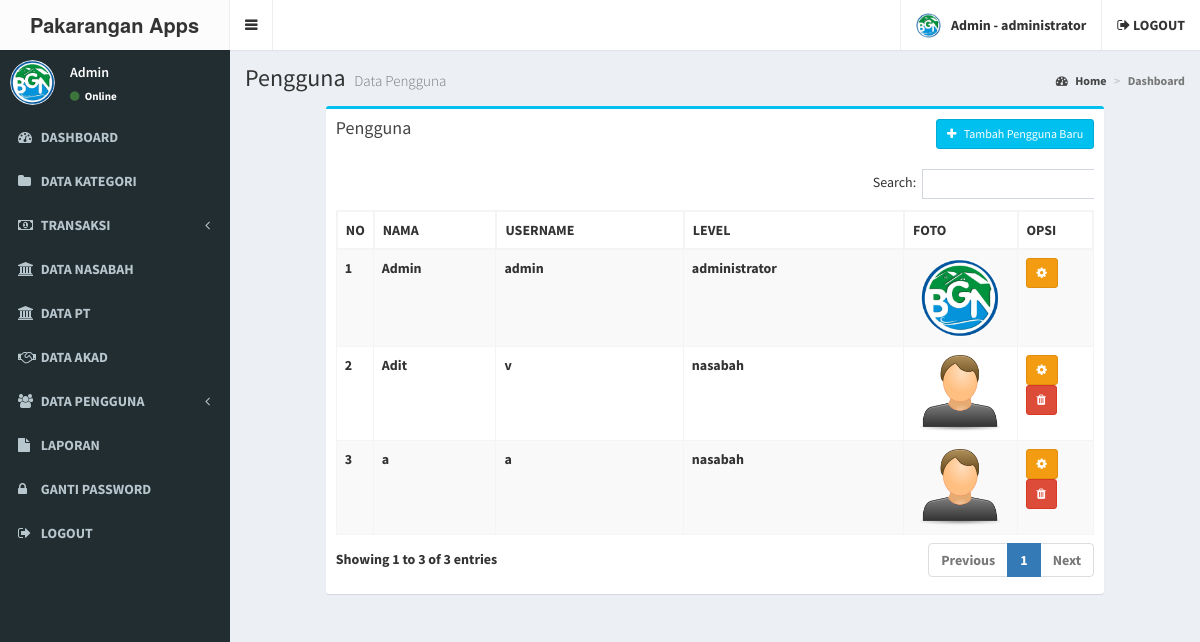
The page /admin/user.php (signed in) on the database its author committed.
### tables this page shows
CREATE TABLE IF NOT EXISTS `user` (
  `user_id` int(11) NOT NULL AUTO_INCREMENT,
  `user_nama` varchar(100) NOT NULL,
  `user_username` varchar(100) NOT NULL,
  `user_password` varchar(100) NOT NULL,
  `user_foto` varchar(100) DEFAULT NULL,
  `user_level` varchar(20) NOT NULL,
  PRIMARY KEY (`user_id`)
);

### admin/user.php (the view)
<?php include 'header.php'; ?>
<div class="content-wrapper">
  <section class="content-header">
    <h1>
      Pengguna
      <small>Data Pengguna</small>
    </h1>
    <ol class="breadcrumb">
      <li><a href="#"><i class="fa fa-dashboard"></i> Home</a></li>
      <li class="active">Dashboard</li>
    </ol>
  </section>
  <section class="content">
    <div class="row">
      <section class="col-lg-10 col-lg-offset-1">
        <div class="box box-info">
          <div class="box-header">
            <h3 class="box-title">Pengguna</h3>
            <a href="user_tambah.php" class="btn btn-info btn-sm pull-right"><i class="fa fa-plus"></i> &nbsp Tambah Pengguna Baru</a>
          </div>
          <div class="box-body">
            <div class="table-responsive">
              <table class="table table-bordered table-striped" id="table-datatable">
                <thead>
                  <tr>
                    <th width="1%">NO</th>
                    <th>NAMA</th>
                    <th>USERNAME</th>
                    <th>LEVEL</th>
                    <th width="15%">FOTO</th>
                    <th width="10%">OPSI</th>
                  </tr>
                </thead>
                <tbody>
                  <?php
                  include '../koneksi.php';
                  $no=1;
                  $data = mysqli_query($koneksi,"SELECT * FROM user");
                  while($d = mysqli_fetch_array($data)){
                    ?>
                    <tr>
                      <td><?php echo $no++; ?></td>
                      <td><?php echo $d['user_nama']; ?></td>
                      <td><?php echo $d['user_username']; ?></td>
                      <td><?php echo $d['user_level']; ?></td>
                      <td>
                        <center>
                          <?php if($d['user_foto'] == ""){ ?>
                            <img src="../gambar/sistem/user.png" style="width: 80px;height: auto">
                          <?php }else{ ?>
                            <img src="../gambar/user/<?php echo $d['user_foto'] ?>" style="width: 80px;height: auto">
                          <?php } ?>
                        </center>
                      </td>
                      <td>
                        <a class="btn btn-warning btn-sm" href="user_edit.php?id=<?php echo $d['user_id'] ?>"><i class="fa fa-cog"></i></a>
                        <?php if($d['user_id'] != 1){ ?>
                          <a class="btn btn-danger btn-sm" href="user_hapus.php?id=<?php echo $d['user_id'] ?>"><i class="fa fa-trash"></i></a>
                        <?php } ?>
                      </td>
                    </tr>
                    <?php
                  }
                  ?>
                </tbody>
              </table>
            </div>
          </div>
        </div>
      </section>
    </div>
  </section>
</div>
<?php include 'footer.php'; ?>

### admin/header.php (shortened to what this page needs)
<!DOCTYPE html>
<html>
<head>
  <link rel="stylesheet" href="../assets/bower_components/bootstrap/dist/css/bootstrap.min.css">
  <link rel="stylesheet" href="../assets/bower_components/font-awesome/css/font-awesome.min.css">
  <link rel="stylesheet" href="../assets/bower_components/Ionicons/css/ionicons.min.css">
  <link rel="stylesheet" href="../assets/dist/css/AdminLTE.min.css">
  <link rel="stylesheet" href="../assets/bower_components/datatables.net-bs/css/dataTables.bootstrap.min.css">
  <link rel="stylesheet" href="../assets/css/main.css">
  <link rel="stylesheet" href="../assets/dist/css/skins/_all-skins.min.css">
  <link rel="stylesheet" href="../assets/bower_components/morris.js/morris.css">
  <link rel="stylesheet" href="../assets/bower_components/jvectormap/jquery-jvectormap.css">
  <link rel="stylesheet" href="../assets/bower_components/bootstrap-datepicker/dist/css/bootstrap-datepicker.min.css">
  <link rel="stylesheet" href="../assets/bower_components/bootstrap-daterangepicker/daterangepicker.css">
  <link rel="stylesheet" href="../assets/plugins/bootstrap-wysihtml5/bootstrap3-wysihtml5.min.css">
  <?php
  include '../koneksi.php';
  ?>
</head>
<body class="hold-transition skin-black sidebar-mini">
  <div class="wrapper">
    <header class="main-header">
      <a href="index.php" class="logo">
        <span class="logo-lg"><b>Pakarangan Apps</span>
      </a>
      <nav class="navbar navbar-static-top">
        <a href="#" class="sidebar-toggle" data-toggle="push-menu" role="button">
        </a>
        <div class="navbar-custom-menu">
          <ul class="nav navbar-nav">
            <li class="dropdown user user-menu">
              <a href="#" class="dropdown-toggle" data-toggle="dropdown">
                <?php
                $id_user = $_SESSION['id'];
                $profil = mysqli_query($koneksi, "select * from user where user_id='$id_user'");
                $profil = mysqli_fetch_assoc($profil);
                if ($profil['user_foto'] == "") {
                ?>
                  <img src="../gambar/sistem/user.png" class="user-image">
                <?php } else { ?>
                  <img src="../gambar/user/<?php echo $profil['user_foto'] ?>" class="user-image">
                <?php } ?>
                <span class="hidden-xs"><?php echo $_SESSION['nama']; ?> - <?php echo $_SESSION['level']; ?></span>
              </a>
            </li>
            <li>
              <a href="logout.php"><i class="fa fa-sign-out"></i> LOGOUT</a>
            </li>
          </ul>
        </div>
      </nav>
    </header>
    <aside class="main-sidebar">
      <section class="sidebar">
        <div class="user-panel">
          <div class="pull-left image">
            <?php
            $id_user = $_SESSION['id'];
            $profil = mysqli_query($koneksi, "select * from user where user_id='$id_user'");
            $profil = mysqli_fetch_assoc($profil);
            if ($profil['user_foto'] == "") {
            ?>
              <img src="../gambar/sistem/user.png" class="img-circle">
            <?php } else { ?>
              <img src="../gambar/user/<?php echo $profil['user_foto'] ?>" class="img-circle" style="max-height:45px">
            <?php } ?>
          </div>
          <div class="pull-left info">
            <p><?php echo $_SESSION['nama']; ?></p>
            <a href="#"><i class="fa fa-circle text-success"></i> Online</a>
          </div>
        </div>
        <ul class="sidebar-menu" data-widget="tree">
          <li>
            <a href="index.php">
              <i class="fa fa-dashboard"></i> <span>DASHBOARD</span>
            </a>
          </li>
          <li>
            <a href="kategori.php">
              <i class="fa fa-folder"></i> <span>DATA KATEGORI</span>
            </a>
          </li>
          <li class="treeview">
            <a href="#">
              <i class="fa fa-money"></i>
              <span>TRANSAKSI</span>
              <span class="pull-right-container">
                <i class="fa fa-angle-left pull-right"></i>
              </span>
            </a>
          </li>
          <li>
            <a href="nasabah.php">
              <i class="fa fa-university"></i> <span>DATA NASABAH</span>
            </a>
          </li>
          <li>
            <a href="pt.php">
              <i class="fa fa-university"></i> <span>DATA PT</span>
            </a>
          </li>
          <li>
            <a href="akad.php">
              <i class="fa fa-handshake-o"></i> <span>DATA AKAD</span>
            </a>
          </li>
          <li class="treeview">
            <a href="#">
              <i class="fa fa-users"></i>
              <span>DATA PENGGUNA</span>
              <span class="pull-right-container">
                <i class="fa fa-angle-left pull-right"></i>
              </span>
            </a>
          </li>
          <li>
            <a href="laporan.php">
              <i class="fa fa-file"></i> <span>LAPORAN</span>
            </a>
          </li>
          <li>
            <a href="gantipassword.php">
              <i class="fa fa-lock"></i> <span>GANTI PASSWORD</span>
            </a>
          </li>
          <li>
            <a href="logout.php">
              <i class="fa fa-sign-out"></i> <span>LOGOUT</span>
            </a>
          </li>
        </ul>
      </section>
    </aside>

### admin/footer.php (shortened to what this page needs)
</div>
</body>
</html>

### admin/header.php (style rules this page uses)
#table-datatable { width: 100% !important; }
#table-datatable .sorting_disabled { border: 1px solid #f4f4f4; }

### rows shown on the page
user: user_foto (picture), user_nama "Admin", user_username "admin", user_level "administrator"
user: user_nama "Adit", user_username "v", user_level "nasabah"
user: user_nama "a", user_username "a", user_level "nasabah"

### other values the page prints
$_SESSION['nama'] "Admin"
$_SESSION['level'] "administrator"
